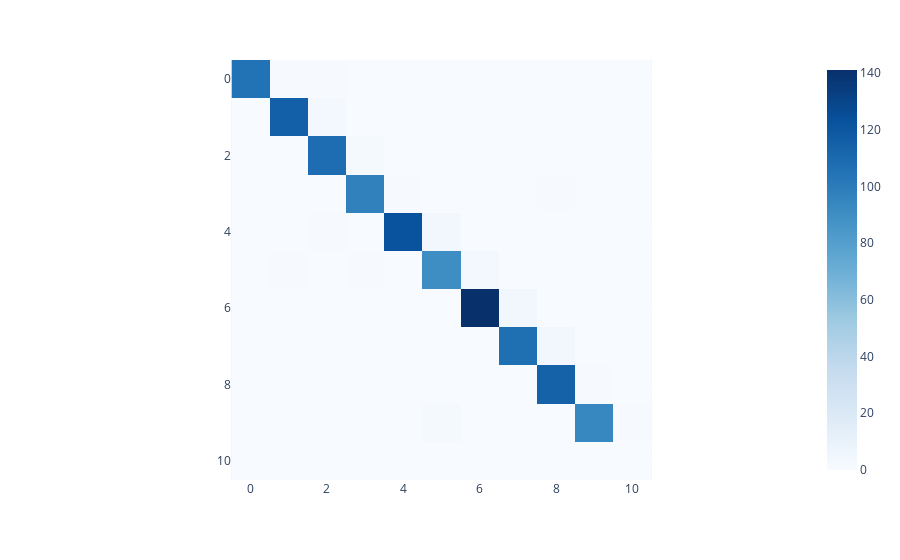

Write notebook code for a chart like this one.
### Markdown cell above
# Metrics

### Code cell
acc = accuracy_score(y_true=test_targets, y_pred=predictions)
accuracy = round(acc*100, 2)

print(f"The accuracy is {accuracy}%")

f1 = f1_score(y_true=test_targets, y_pred=predictions, average="macro")
f1 = round(f1*100, 2)

print(f"The F1-Score is {f1}%")

print(classification_report(y_true=test_targets, y_pred=predictions, digits=4))

conf_matrix = confusion_matrix(y_true=test_targets, y_pred=predictions)
px.imshow(conf_matrix, color_continuous_scale="blues")

### Figure 1 — Plotly figure (JSON) as saved in the notebook; plotly's stock layout.template omitted (floating-point values rounded to 4 significant figures)
{"data": [{"coloraxis": "coloraxis", "hovertemplate": "x: %{x}<br>y: %{y}<br>color: %{z}<extra></extra>", "name": "0", "type": "heatmap", "xaxis": "x", "yaxis": "y", "z": [[105, 1, 1, 0, 0, 0, 0, 0, 0, 0, 0], [0, 115, 3, 0, 0, 0, 0, 0, 0, 0, 0], [0, 0, 108, 2, 0, 0, 0, 0, 0, 0, 0], [0, 0, 0, 97, 1, 0, 0, 0, 1, 0, 0], [0, 0, 1, 0, 123, 4, 0, 0, 0, 0, 0], [0, 1, 0, 1, 0, 90, 3, 0, 0, 0, 0], [0, 0, 0, 0, 0, 0, 141, 4, 0, 0, 0], [0, 0, 0, 0, 0, 0, 0, 107, 4, 0, 0], [0, 0, 0, 0, 0, 0, 0, 0, 114, 1, 0], [0, 0, 0, 0, 0, 2, 0, 0, 0, 94, 1], [0, 0, 0, 0, 0, 0, 0, 0, 0, 0, 0]]}], "layout": {"coloraxis": {"colorscale": [[0, "rgb(247,251,255)"], [0.125, "rgb(222,235,247)"], [0.25, "rgb(198,219,239)"], [0.375, "rgb(158,202,225)"], [0.5, "rgb(107,174,214)"], [0.625, "rgb(66,146,198)"], [0.75, "rgb(33,113,181)"], [0.875, "rgb(8,81,156)"], [1, "rgb(8,48,107)"]]}, "margin": {"t": 60}, "xaxis": {"anchor": "y", "constrain": "domain", "domain": [0, 1], "scaleanchor": "y"}, "yaxis": {"anchor": "x", "autorange": "reversed", "constrain": "domain", "domain": [0, 1]}}}
